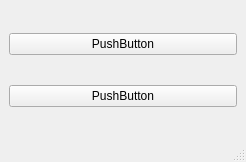
<?xml version="1.0" encoding="UTF-8"?>
<ui version="4.0">
 <class>MainWindow</class>
 <widget class="QMainWindow" name="MainWindow">
  <property name="geometry">
   <rect>
    <x>0</x>
    <y>0</y>
    <width>246</width>
    <height>162</height>
   </rect>
  </property>
  <property name="windowTitle">
   <string>MainWindow</string>
  </property>
  <widget class="QWidget" name="centralwidget">
   <layout class="QVBoxLayout" name="verticalLayout">
    <item>
     <widget class="QPushButton" name="pushButton">
      <property name="text">
       <string>PushButton</string>
      </property>
     </widget>
    </item>
    <item>
     <widget class="QPushButton" name="pushButton_2">
      <property name="text">
       <string>PushButton</string>
      </property>
     </widget>
    </item>
   </layout>
  </widget>
  <widget class="QMenuBar" name="menubar">
   <property name="geometry">
    <rect>
     <x>0</x>
     <y>0</y>
     <width>246</width>
     <height>21</height>
    </rect>
   </property>
  </widget>
  <widget class="QStatusBar" name="statusbar"/>
 </widget>
 <resources/>
 <connections/>
</ui>
